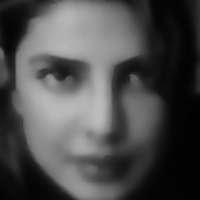
#> input picture face recognition/faces/myDatS/MyPhoto122.jpg, 200 x 200 px, given in place of the camera
$ jupyter execute 'Face recognition final file.ipynb'   (text cells are left out)
#> lines starting #> are read from the running program, lines starting #| are printed output that depends on the picture; after the words box and inside, x2 and y2 are one past the last pixel; in counts of white or black regions, pixels touching at a corner belong together
[cell 1]
#Import libraries
import cv2
import smtplib
import pywhatkit as k
import boto3
import boto.ec2
import time
import numpy as np
from os import listdir
from os.path import isfile, join
import os
from datetime import date

import imghdr
from email.message import EmailMessage

[cell 2]
# import pywhatkit as k
# import time

[cell 3]
# Load HAAR face classifier
face_classifier = cv2.CascadeClassifier('haarcascade_frontalface_default.xml')

# Load functions
def face_extractor(img):
    # Function detects faces and returns the cropped face
    # If no face detected, it returns the input image

    gray = cv2.cvtColor(img,cv2.COLOR_BGR2GRAY)
    faces = face_classifier.detectMultiScale(gray, 1.3, 5)

    if faces is ():
        return None

    # Crop all faces found
    for (x,y,w,h) in faces:
        cropped_face = img[y:y+h, x:x+w]

    return cropped_face

# Initialize Webcam
cap = cv2.VideoCapture(0)
count = 0

# Collect 100 samples of your face from webcam input
while True:

    ret, frame = cap.read()
#> frame is the input picture: shape (200, 200, 3); min 0, max 190, mean 76.4
    if face_extractor(frame) is not None:
#> in face_extractor, `faces = face_classifier.detectMultiScale(gray, 1.3, 5)`: faces = [[13, 12, 174, 174]]
#> the loop in face_extractor, `for (x,y,w,h) in faces:` made 1 pass
#> pass 1, in face_extractor, `cropped_face = img[y:y+h, x:x+w]`:
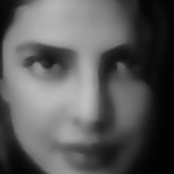
#> cropped_face: shape (174, 174, 3); min 1, max 190, mean 89.5
        count += 1
#> count = 1
        face = cv2.resize(face_extractor(frame), (200, 200))
#> the loop in face_extractor (call 2), `for (x,y,w,h) in faces:` made 1 pass
        face = cv2.cvtColor(face, cv2.COLOR_BGR2GRAY)
#> face: shape (200, 200)

        # Save file in specified directory with unique name
        file_name_path = './faces/myDatS/'+ 'MyPhoto' + str(count) + '.jpg'
#> file_name_path = './faces/myDatS/MyPhoto1.jpg'
        cv2.imwrite(file_name_path, face)

        # Put count on images and display live count
        cv2.putText(face, str(count), (50, 50), cv2.FONT_HERSHEY_COMPLEX, 1, (0,255,0), 2)
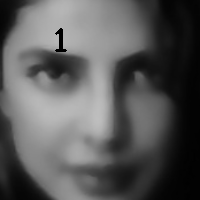
#> face: shape (200, 200); min 0, max 190, mean 88.9
        cv2.imshow('Face Cropper', face)

    else:
        print("Face not found")
        pass

    if cv2.waitKey(5) == 13 or count == 300: #13 is the Enter Key
#> (key Esc is pressed here)
        break

cap.release()
cv2.destroyAllWindows()
print("Collecting Samples Complete")

[cell 4]
# [6 lines of commented-out code are left out]
data_path = './faces/myDatS/'
onlyfiles = [f for f in listdir(data_path) if isfile(join(data_path, f))]

# Create arrays for training data and labels
Training_Data, Labels = [], []

# Open training images in our datapath
# Create a numpy array for training data
for i, files in enumerate(onlyfiles):
    image_path = data_path + onlyfiles[i]
    images = cv2.imread(image_path, cv2.IMREAD_GRAYSCALE)
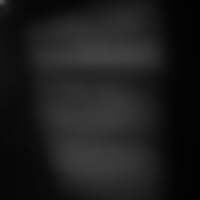
#> input picture face recognition/faces/myDatS/MyPhoto101.jpg, 200 x 200 px
#> images is the input picture: shape (200, 200); min 2, max 83, mean 28.4
    Training_Data.append(np.asarray(images, dtype=np.uint8))
    Labels.append(i)

# Create a numpy array for both training data and labels
Labels = np.asarray(Labels, dtype=np.int32)

# Initialize facial recognizer
# model = cv2.face.createLBPHFaceRecognizer()
# NOTE: For OpenCV 3.0 use cv2.face.createLBPHFaceRecognizer()
# pip install opencv-contrib-python
# model = cv2.createLBPHFaceRecognizer()

richard_model  = cv2.face_LBPHFaceRecognizer.create()
# Let's train our model
richard_model.train(np.asarray(Training_Data), np.asarray(Labels))
print("Model trained sucessefully")

[cell 5]
## This function recalculate the time passed to the pywhatkit's function used to send the message
def timeClear(timeInSec,secs):
    timeInSec=int(timeInSec)
    secs=int(secs)
    if secs >=30:
        timeInSec += 120
    else:
        timeInSec += 60
    return time.localtime(timeInSec) ## conver time in date


## Our Phone Numbers
phNo = ['+917509490428', '+918580801728', '+919039318060', '+917250731457', '+918580459580' ]
#phNo = [ '+918580459580' ]

sendEmAddrs=['abcdriche@gmail.com',]

receivEmAddrs=['abcdriche@gmail.com',]

message = """From: From SENDER_NAME <abcdriche@gmail.com>
                                        To: RECEIVER_NAME <cartersedmund@gmail.com>
                                        Subject: Face Unlock Detected
                                        This is a test message To unlock Your device.....
                            """

[cell 6]
def finalToday():
    t = time.localtime()  ## Get Time in formatted form
    now = time.strftime("%H:%M:%S", t)
    cToday = date.today()
    finalToday = cToday.strftime("%B %d, %Y")
    finalToday = finalToday+' At '+now
    return finalToday

[cell 7]


def trySendEMAil(sender, passwd, receiver, dateT):
    newMessage = EmailMessage()
    newMessage['Subject'] = "YOUR FACE HAS BEEN DETECTED"
    newMessage['From'] = sender
    newMessage['To'] = receiver
    newMessage.set_content("------------------------------------------------------------------"+
                            '\nThis has been sent to you because a face has been detected today '+dateT+""".\n
    Here an attachment of image captured\n\n------------------------------------------------------------------\n""")
    with open('./faces/Detected.png', 'rb') as f:
        image_data = f.read()
        image_type = imghdr.what(f.name)
        image_name = f.name

    newMessage.add_attachment(image_data, maintype='image', subtype=image_type, filename=image_name)

    with smtplib.SMTP_SSL('smtp.gmail.com', 465) as smtp:
        smtp.login(sender, passwd)
        print("Login successfully...")
        smtp.send_message(newMessage)
        smtp.quit()
        print ("Successfully sent email")
    return

[cell 8]
def launchEC2():
    ec2 = boto3.resource('ec2')  #Establish connection to ec2 instance
    instance = ec2.create_instances(
                    ImageId = 'ami-0ad704c126371a549',  # use the AMI-linux type image
                    MinCount = 1,
                    MaxCount = 1,
                    InstanceType = 't2.micro',
                    KeyName = 'key-for-rdp-os',  # try use the key pair available on aws acc
                    SubnetId = 'subnet-2762834c')
    #
    instance_id = instance[0].id
    print ("The instance id is: ", instance_id)
    #instance[0].id)
    print()
    time.sleep(5)
    print("finish launch instance")
    #
    conn = boto.ec2.connect_to_region("ap-south-1")
    print(conn)
    #
    ###To stop instance with boto
    #stop = conn.stop_instances(instance_ids= instance_id) #['i-0638b07266fd59322'])
    #print("The stopped instance is: ", stop)
    #
    ## create volume of 5Gb
    vol = conn.create_volume(5, "ap-south-1a") #launch EBS volume of 5GB
    print("Launched Volume is: ", vol)
    print()
    #
    ##get The status of the volume available or not
    curr_vol = conn.get_all_volumes([vol.id])[0]   # get all volumes availables
    s = curr_vol.status          # get the status of volume launched
    print("Volume Status: ", s)
    print()
    #
    #Attach the volume created
    #if curr_vol is  None:
    time.sleep(100)
    conn.attach_volume (vol.id, instance_id, "/dev/sdx")  #Attach a volume to my instance created above
    print("Volume successfully attached...")
    print("Task Completed !!!!")
    return

[cell 9]
# import cv2
# import numpy as np
# import os


face_classifier = cv2.CascadeClassifier('haarcascade_frontalface_default.xml')

def face_detector(img, size=0.5):

    # Convert image to grayscale
#> called with size = 0.5
    gray = cv2.cvtColor(img,cv2.COLOR_BGR2GRAY)
    faces = face_classifier.detectMultiScale(gray, 1.3, 5)
#> faces = [[13, 12, 174, 174]]
    if faces is ():
        return img, []


    for (x,y,w,h) in faces:
        cv2.rectangle(img,(x,y),(x+w,y+h),(0,255,255),2)
        roi = img[y:y+h, x:x+w]
        roi = cv2.resize(roi, (200, 200))
#> this loop made 1 pass
#> pass 1, in face_detector, `roi = img[y:y+h, x:x+w]`:
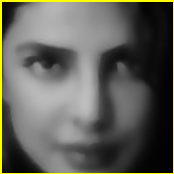
#> roi: shape (174, 174, 3); mean B, G, R 87.8, 96.5, 96.5
#> after the loop:
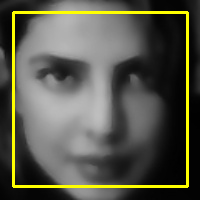
#> img: shape (200, 200, 3); 5.21% of pixels changed, all inside (x1, y1, x2, y2) = (12, 11, 189, 188)
    return img, roi


# Open Webcam
cap = cv2.VideoCapture(0)

while True:

    ret, frame = cap.read()
    key=0

    image, face = face_detector(frame)

    try:
        face = cv2.cvtColor(face, cv2.COLOR_BGR2GRAY)
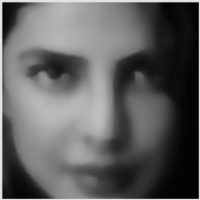
#> face: shape (200, 200); min 1, max 226, mean 95.6

        # Pass face to prediction model
        # "results" comprises of a tuple containing the label and the confidence value
        results = richard_model.predict(face)
#> results = (2, 48.17)
        # harry_model.predict(face)

        if results[1] < 500:
            confidence = int( 100 * (1 - (results[1])/400) )
#> confidence = 87
            display_string = str(confidence) + '% Confident it is User'
#> display_string = '87% Confident it is User'

        cv2.putText(image, display_string, (100, 120), cv2.FONT_HERSHEY_COMPLEX, 1, (255,120,150), 2)
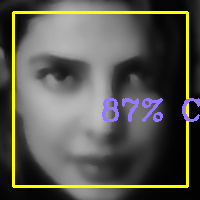
#> image: shape (200, 200, 3); 2.01% of pixels changed, all inside (x1, y1, x2, y2) = (102, 98, 200, 122)

        if confidence > 90:
            cv2.putText(image, "Hi Ms Priyanka", (250, 450), cv2.FONT_HERSHEY_COMPLEX, 1, (0,255,0), 2)

            #Get the Date and time of facial recognized
            detectionTime=finalToday()

            cv2.imshow('Face Recognition', image )
            # write last captured image, it will be our attachment image in the mail.
            cv2.imwrite('./faces/Detected.png',image)

            time.sleep(3)
            #
                ######## Send me mail when face detected
            ### For that you have to import smtplib library and install it before with "pip install secure-smtplib"
            sender = "abcdriche@gmail.com"             #Put ur mail id
            receivers = ['cartersedmund@gmail.com', 'rishavvidya2018@gmail.com']
            passwd =  open('pwd.txt', 'r').read()   #read from my local-file the passwd to access my gmail

            for i in phNo:
                t = time.localtime()  ## Get Time in formatted form
                now = time.time() ## Get Time in seconds
                ##hours=t.tm_hour  ## Extract number of hours
                #mins=t.tm_min    ## Extract number of minutes
                secs=t.tm_sec   ## Extract number of seconds
                t_F=timeClear(now, secs)
                hours_F=t_F.tm_hour
                mins_F=t_F.tm_min
                secs_F=t_F.tm_sec
                print("Sending whatsapp message....\n")
                k.sendwhatmsg(i, "🔔\n🔰🔰🔰\n📍⚠ A face has been detected🙂🙂\nCheck Your mailbox📬 for more information\n", hours_F, mins_F,wait_time= 25,tab_close=True)
            try:
                #smtpObj = smtplib.SMTP('localhost')
                for receiver in receivers:
                    trySendEMAil(sender, passwd, receiver, detectionTime)
                break

            except SMTPException:
                print ("Error: unable to send email")
                pass
        else:
            cv2.putText(image, "Sorry! who are you?", (250, 450), cv2.FONT_HERSHEY_COMPLEX, 1, (0,0,255), 2)
            cv2.imshow('Face Recognition', image )
            time.sleep(3)
            print(" Your are not Owner, so w'll start Launch an  ec2 instance......!!! ")
            #
            # Launch an ec2 instances to my aws account
            launchEC2()
#> (the call stopped at in launchEC2, `ec2 = boto3.resource('ec2')`: boto3 is not available in this run)
            #key = 13
            break


    except:
        cv2.putText(image, "No Face Found", (220, 120) , cv2.FONT_HERSHEY_COMPLEX, 1, (0,0,255), 2)
        cv2.putText(image, "looking for face", (250, 450), cv2.FONT_HERSHEY_COMPLEX, 1, (0,0,255), 2)
        cv2.imshow('Face Recognition', image )
        pass

    if cv2.waitKey(1) == 13: #13 is the Enter Key
        break

cap.release()
cv2.destroyAllWindows()

[cell 10]
import boto


boto.ec2.connect_to_region("ap-south-1")
#> (this line was passed over: boto is not available in this run)
